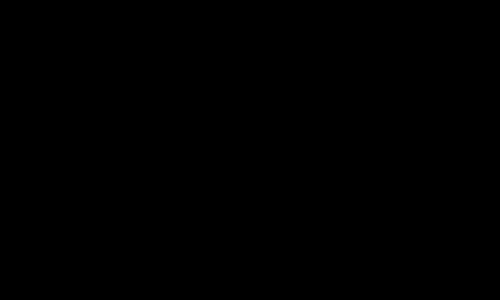
Frame 1 (no input)
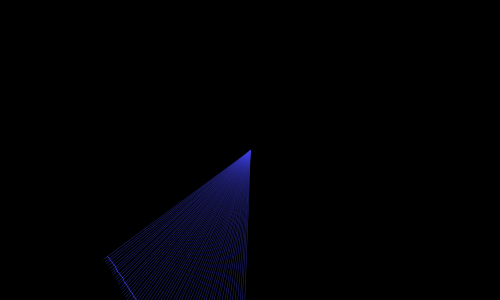
Frame 60 (the mouse pressed at the canvas centre just before this capture)
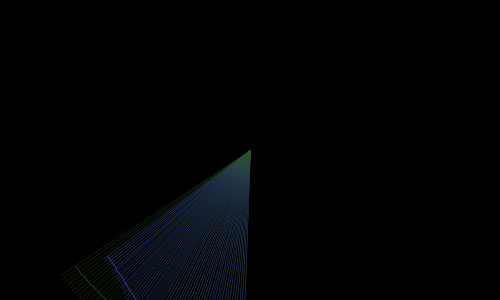
Frame 120 (the mouse held since frame 60 and released just before this capture)

The Processing sketch that drew these frames (run headless with seeded random() and noise(); from frame 60 on, the mouse is pressed at the canvas centre):

// Processing sketch: sketch_100_butterfly_noise_two
// ── sketch_100_butterfly_noise_two.pde
// https://web.archive.org/web/20170826194753/http://abandonedart.org/works/4100_butterfly2/_090217_irrcircs13_2.pde
// May 2010
// http://www.abandonedart.org
// http://www.zenbullets.com
//
// This work is licensed under a Creative Commons 3.0 License.
// (Attribution - NonCommerical - ShareAlike)
// http://creativecommons.org/licenses/by-nc-sa/3.0/
// 
// This basically means, you are free to use it as long as you:
// 1. give http://www.zenbullets.com a credit
// 2. don't use it for commercial gain
// 3. share anything you create with it in the same way I have
//
// These conditions can be waived if you want to do something groovy with it 
// though, so feel free to email me via http://www.zenbullets.com


//================================= global vars

int _num = 1;    
Circle[] pArr = new Circle[_num];

//================================= init

void setup() {
  size(500, 300);
  smooth(); 
  frameRate(240);
  background(0);
  for (int i=0;i<_num;i++) {
    pArr[i] = new Circle(i);
    pArr[i].init(width/2, height/2);
  }
}

void clearBackground() {
  fill(0,120);
  noStroke();
  rect(0,0,width,height);
  noFill();
}

//================================= frame loop

void draw() {
  for (int i=0;i<_num;i++) {
    pArr[i].update();
  }
}



//================================= interaction

void mousePressed() { 
  background(0);
  for (int i=0;i<_num;i++) {
    pArr[i].init(mouseX, mouseY);
  }
}


//================================= objects


class Circle {
  int id;
  float angnoise, radiusnoise;
  float widnoise, heinoise;
  float angle = 0;
  float radius = 100;
  float centreX = width/2;
  float centreY = height/2;
  float strokeCol = 254;
  float g, b;
  float lastX = 9999;
  float lastY, lastAng;
  float lastOuterX, lastOuterY;
  
  Circle (int num) {
    id = num;
  }
  
  void init(float ex, float why) {
    centreX = ex;
    centreY = why;
  
    noiseSeed(int(random(1000)));
    angnoise = random(10);
    lastX = 9999;
    strokeCol = random(1) + 0.5;
    g = random(255); 
    b = random(255);
    angle = 0;
  }
  
  void update() {
    float radnoise;
    if (angle > 180) {
      radnoise = (angle+1)/360 * strokeCol;
    } else {
      radnoise = ((360-angle)+1)/360 * strokeCol;
    }
    radius = (noise(radnoise) * (width/1.5));
    
    angle += (noise(radnoise) * 1.5);
    if (angle > 360) { 
      angle -= 360;
      strokeCol++; 
      clearBackground();
    } else if (angle < 0) { 
      angle += 360; 
      strokeCol++; 
      clearBackground();
    }
    
    float wid = (noise(radnoise) * 150) - 75;
    float rad = radians(angle + 90);
    float x1 = centreX + (radius * cos(rad));
    float y1 = centreY + (radius * sin(rad));
    
    float outerRadius = radius + wid;
    float outerX = centreX + (outerRadius * cos(rad));
    float outerY = centreY + (outerRadius * sin(rad));
    
    
    
    if (strokeCol > 10) {
       init(centreX, centreY); 
       if (random(2) > 1) {
         b += 40;
         if (b > 250) { b = 0; }
       } else {
         g += 40;
         if (g > 250) { g = 0; }
       }
    }
    
    if (lastX < 9999) {
      strokeWeight(0.7);
      stroke(strokeCol * 40, g, b, 250);
      line(x1, y1, lastX, lastY);
      strokeWeight(0.5);
      stroke(strokeCol * 40, g, b, 150);
      line(centreX, centreY, outerX, outerY);
    }
    
    lastX = x1;
    lastY = y1;
    lastOuterX = outerX;
    lastOuterY = outerY;
  }
  
}
